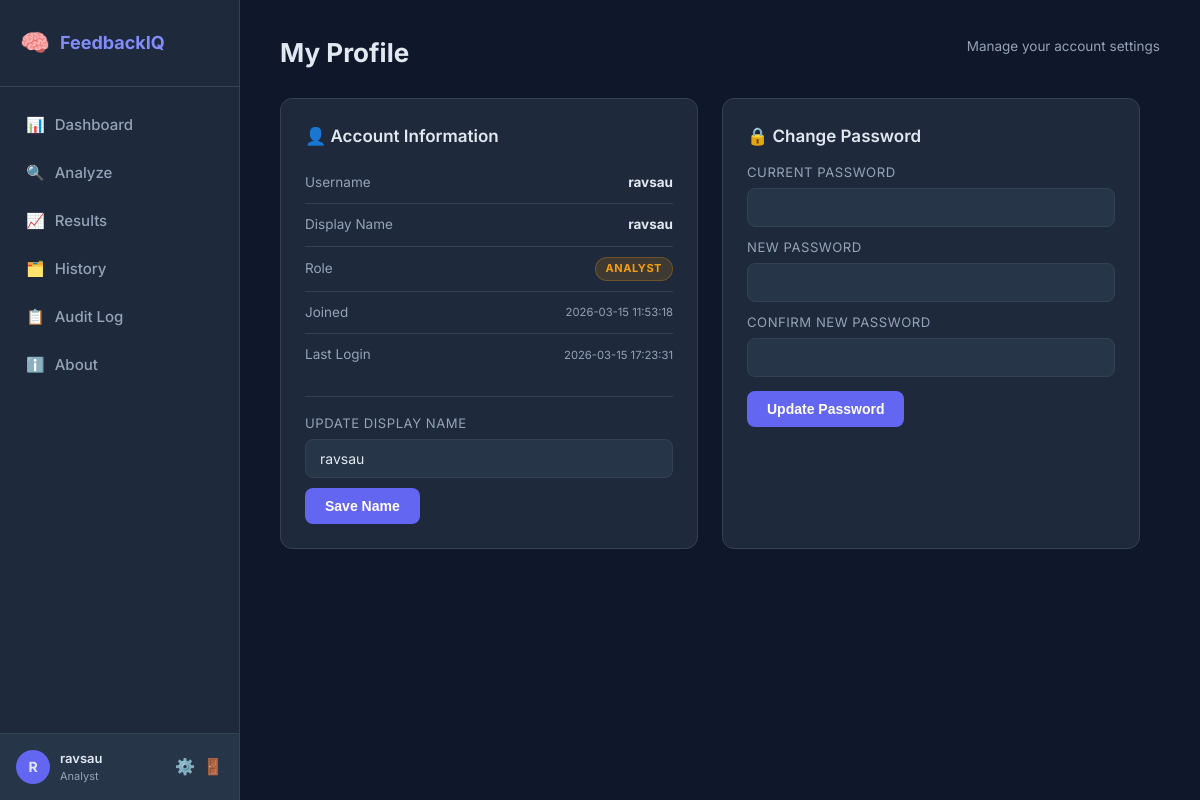
The app's page /profile (signed in) with its own data.
### tables this page shows
CREATE TABLE users (
    id            INTEGER PRIMARY KEY AUTOINCREMENT,
    username      TEXT    NOT NULL UNIQUE,
    password_hash TEXT    NOT NULL,
    role          TEXT    NOT NULL DEFAULT 'analyst',  -- 'admin' | 'analyst'
    full_name     TEXT    NOT NULL DEFAULT '',
    created_at    TIMESTAMP NOT NULL DEFAULT CURRENT_TIMESTAMP,
    last_login    TIMESTAMP
);

### app/auth.py (the view, shortened to what this page needs)
@auth_bp.route("/profile", methods=["GET", "POST"])
@login_required
def profile():
    repo    = _repo()
    error   = None
    success = None
    user = repo.get_by_id(session["user_id"])
    return render_template("auth/profile.html", user=user, error=error, success=success)

### app/auth.py (called while the page is built)
def _repo() -> UserRepository:
    return UserRepository(db_path=current_app.config["DB_PATH"])

def login_required(f):
    @wraps(f)
    def decorated(*args, **kwargs):
        if "user_id" not in session:
            flash("Please log in to access this page.", "warning")
            return redirect(url_for("auth.login", next=request.path))
        return f(*args, **kwargs)
    return decorated

### app/database/connection.py (called while the page is built)
def get_db_path(db_path: str = None) -> str:
    path = db_path or DEFAULT_DB
    os.makedirs(os.path.dirname(path), exist_ok=True)
    return path

def get_connection(db_path: str = None) -> sqlite3.Connection:
    conn = sqlite3.connect(get_db_path(db_path))
    conn.row_factory = sqlite3.Row          # access columns by name
    conn.execute("PRAGMA journal_mode=WAL")
    conn.execute("PRAGMA foreign_keys=ON")
    return conn

@contextmanager
def db_session(db_path: str = None):
    conn = get_connection(db_path)
    try:
        yield conn
        conn.commit()
    except Exception:
        conn.rollback()
        raise
    finally:
        conn.close()

### app/database/repository.py (called while the page is built)
    def get_by_id(self, user_id: int) -> Optional[dict]:
        with db_session(self.db_path) as conn:
            row = conn.execute("SELECT * FROM users WHERE id=?", (user_id,)).fetchone()
        return dict(row) if row else None

### app/templates/auth/profile.html (shortened to what this page needs)
{% extends "base.html" %}
{% block content %}
<div class="page-header">
  <h1>My Profile</h1>
  <p class="subtitle">Manage your account settings</p>
</div>
<div style="display:grid; grid-template-columns:1fr 1fr; gap:1.5rem; max-width:860px;">
  <div class="card">
    <h2>👤 Account Information</h2>
    <div class="detail-row"><span>Username</span><strong>{{ user.username }}</strong></div>
    <div class="detail-row"><span>Display Name</span><strong>{{ user.full_name or '—' }}</strong></div>
    <div class="detail-row">
      <span>Role</span>
      <span class="badge {% if user.role == 'admin' %}badge-neg{% else %}badge-neu{% endif %}">
        {{ user.role }}
      </span>
    </div>
    <div class="detail-row"><span>Joined</span><small style="color:var(--text-muted)">{{ user.created_at }}</small></div>
    <div class="detail-row"><span>Last Login</span><small style="color:var(--text-muted)">{{ user.last_login or 'Never' }}</small></div>
    <form method="POST" style="margin-top:1.25rem; border-top:1px solid var(--border); padding-top:1rem;">
      <div class="form-group-inline">
        <label style="font-size:.82rem;color:var(--text-muted);display:block;margin-bottom:5px;text-transform:uppercase;letter-spacing:.04em;">Update Display Name</label>
        <input type="text" name="full_name" class="form-input" value="{{ user.full_name or '' }}" placeholder="Your full name">
      </div>
      <button type="submit" class="btn btn-primary" style="margin-top:10px;">Save Name</button>
    </form>
  </div>
  <div class="card">
    <h2>🔒 Change Password</h2>
    <form method="POST">
      <div class="form-group-inline">
        <label style="font-size:.82rem;color:var(--text-muted);display:block;margin-bottom:5px;text-transform:uppercase;letter-spacing:.04em;">Current Password</label>
        <input type="password" name="current_password" class="form-input" required>
      </div>
      <div class="form-group-inline" style="margin-top:10px;">
        <label style="font-size:.82rem;color:var(--text-muted);display:block;margin-bottom:5px;text-transform:uppercase;letter-spacing:.04em;">New Password</label>
        <input type="password" name="new_password" class="form-input" required minlength="6">
      </div>
      <div class="form-group-inline" style="margin-top:10px;">
        <label style="font-size:.82rem;color:var(--text-muted);display:block;margin-bottom:5px;text-transform:uppercase;letter-spacing:.04em;">Confirm New Password</label>
        <input type="password" name="confirm_password" class="form-input" required>
      </div>
      <button type="submit" class="btn btn-primary" style="margin-top:14px;">Update Password</button>
    </form>
  </div>
</div>
{% endblock %}

### app/templates/base.html (shortened to what this page needs)
<!DOCTYPE html>
<html lang="en">
<head>
  <link rel="stylesheet" href="{{ url_for('static', filename='css/style.css') }}"/>
</head>
<body>
  <aside class="sidebar">
    <div class="sidebar-logo">
      <span class="logo-icon">🧠</span>
      <span class="logo-text">FeedbackIQ</span>
    </div>
    <nav class="sidebar-nav">
      <a href="{{ url_for('main.index') }}"  class="nav-link {% if request.endpoint == 'main.index' %}active{% endif %}"><span>📊</span> Dashboard</a>
      <a href="{{ url_for('main.upload') }}" class="nav-link {% if request.endpoint == 'main.upload' %}active{% endif %}"><span>🔍</span> Analyze</a>
      <a href="{{ url_for('main.results') }}" class="nav-link {% if request.endpoint == 'main.results' %}active{% endif %}"><span>📈</span> Results</a>
      <a href="{{ url_for('main.history') }}" class="nav-link {% if request.endpoint == 'main.history' %}active{% endif %}"><span>🗂️</span> History</a>
      <a href="{{ url_for('main.audit_log') }}" class="nav-link {% if request.endpoint == 'main.audit_log' %}active{% endif %}"><span>📋</span> Audit Log</a>
      <a href="{{ url_for('main.about') }}" class="nav-link {% if request.endpoint == 'main.about' %}active{% endif %}"><span>ℹ️</span> About</a>
    </nav>
    {% if session.get('user_id') %}
    <div class="sidebar-user">
      <div class="su-avatar">{{ (session.get('full_name') or session.get('username','?'))[0] | upper }}</div>
      <div class="su-info">
        <div class="su-name">{{ session.get('full_name') or session.get('username') }}</div>
        <div class="su-role">{{ session.get('role','analyst') }}</div>
      </div>
      <div class="su-actions">
        <a href="{{ url_for('auth.profile') }}" title="Profile">⚙️</a>
        <a href="{{ url_for('auth.logout') }}" title="Sign out" style="color:var(--negative);">🚪</a>
      </div>
    </div>
    {% endif %}
  </aside>
  <main class="main-content">
    {% block content %}{% endblock %}
  </main>
</body>
</html>

### app/static/css/style.css (style rules this page uses)
*, *::before, *::after { box-sizing: border-box; margin: 0; padding: 0; }
:root { --bg: #0f172a; --surface: #1e293b; --surface2: #273549; --border: #334155; --primary: #6366f1; --primary-light: #818cf8; --positive: #22c55e; --negative: #ef4444; --neutral: #f59e0b; --text: #e2e8f0; --text-muted: #94a3b8; --sidebar-w: 240px; --radius: 12px; --shadow: 0 4px 24px rgba(0,0,0,0.4); }
body { font-family: 'Inter', sans-serif; background: var(--bg); color: var(--text); display: flex; min-height: 100vh; font-size: 15px; line-height: 1.6; }
.sidebar { width: var(--sidebar-w); background: var(--surface); border-right: 1px solid var(--border); display: flex; flex-direction: column; position: fixed; top: 0; left: 0; bottom: 0; z-index: 100; padding: 0; }
.sidebar-logo { display: flex; align-items: center; gap: 10px; padding: 24px 20px; border-bottom: 1px solid var(--border); font-size: 18px; font-weight: 700; color: var(--primary-light); }
.logo-icon { font-size: 24px; }
.sidebar-nav { padding: 16px 12px; flex: 1; display: flex; flex-direction: column; gap: 4px; }
.nav-link { display: flex; align-items: center; gap: 10px; padding: 10px 14px; border-radius: 8px; color: var(--text-muted); text-decoration: none; font-weight: 500; transition: all 0.2s; }
.main-content { margin-left: var(--sidebar-w); flex: 1; padding: 32px 40px; max-width: calc(100vw - var(--sidebar-w)); }
.page-header { margin-bottom: 28px; }
.page-header h1 { font-size: 28px; font-weight: 700; }
.page-header .subtitle { color: var(--text-muted); margin-top: 4px; }
.card { background: var(--surface); border: 1px solid var(--border); border-radius: var(--radius); padding: 24px; margin-bottom: 24px; }
.card h2 { font-size: 17px; font-weight: 600; margin-bottom: 12px; }
.btn { padding: 10px 20px; border-radius: 8px; font-size: 14px; font-weight: 600; cursor: pointer; border: none; transition: all 0.2s; }
.btn-primary { background: var(--primary); color: #fff; }
.badge { display: inline-block; padding: 2px 10px; border-radius: 20px; font-size: 11px; font-weight: 700; text-transform: uppercase; letter-spacing: 0.05em; }
.badge-neu { background: rgba(245,158,11,0.15); color: var(--neutral); }
.sidebar-user { display: flex; align-items: center; gap: 10px; padding: 14px 16px; border-top: 1px solid var(--border); background: var(--surface2); }
.su-avatar { width: 34px; height: 34px; background: var(--primary); border-radius: 50%; display: flex; align-items: center; justify-content: center; font-weight: 700; font-size: 14px; flex-shrink: 0; }
.su-info { flex: 1; min-width: 0; }
.su-name { font-size: 13px; font-weight: 600; white-space: nowrap; overflow: hidden; text-overflow: ellipsis; }
.su-role { font-size: 11px; color: var(--text-muted); text-transform: capitalize; }
.su-actions { display: flex; gap: 8px; font-size: 16px; }
.su-actions a { text-decoration: none; transition: opacity .2s; }
.page-header { display: flex; align-items: flex-start; justify-content: space-between; margin-bottom: 24px; gap: 16px; flex-wrap: wrap; }
.page-header h1 { font-size: 26px; font-weight: 700; }
.page-header .subtitle { color: var(--text-muted); margin-top: 4px; font-size: 13.5px; }
.detail-row { display: flex; justify-content: space-between; align-items: center; padding: 10px 0; border-bottom: 1px solid var(--border); font-size: 13.5px; }
.detail-row:last-of-type { border-bottom: none; }
.detail-row span:first-child { color: var(--text-muted); }
.form-input { width: 100%; background: var(--surface2); border: 1px solid var(--border); border-radius: 8px; color: var(--text); padding: 10px 14px; font-size: 14px; font-family: inherit; outline: none; transition: border .2s; }
.badge-neu { background: rgba(245,158,11,.15); color: var(--neutral); border: 1px solid rgba(245,158,11,.25); }

### records on screen
users: get "Analyst", username "ravsau", full_name "ravsau", role "ANALYST", created_at "2026-03-15 11:53:18", last_login "2026-03-15 17:23:31"

### other values on screen
{{ (session.get('full_name') or session.get('username','?'))[0] | upper }} "R"
{{ session.get('full_name') or session.get('username') }} "ravsau"
